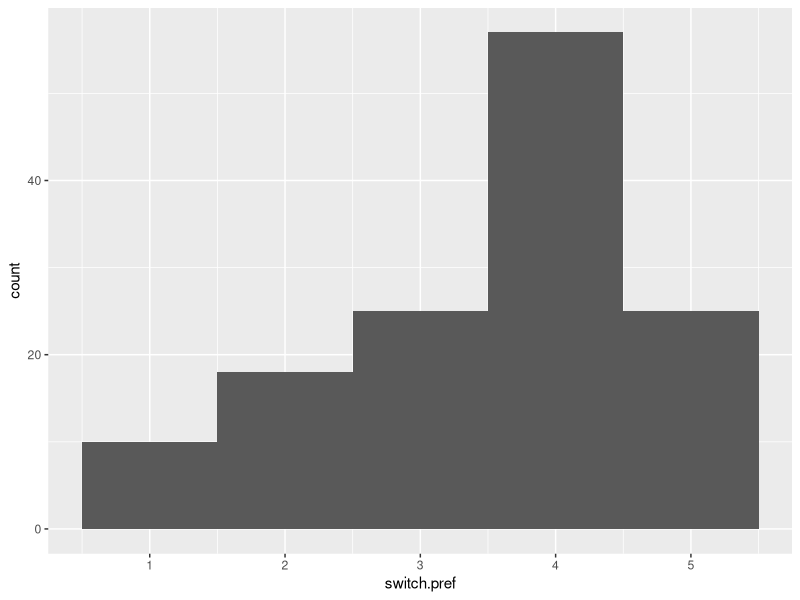
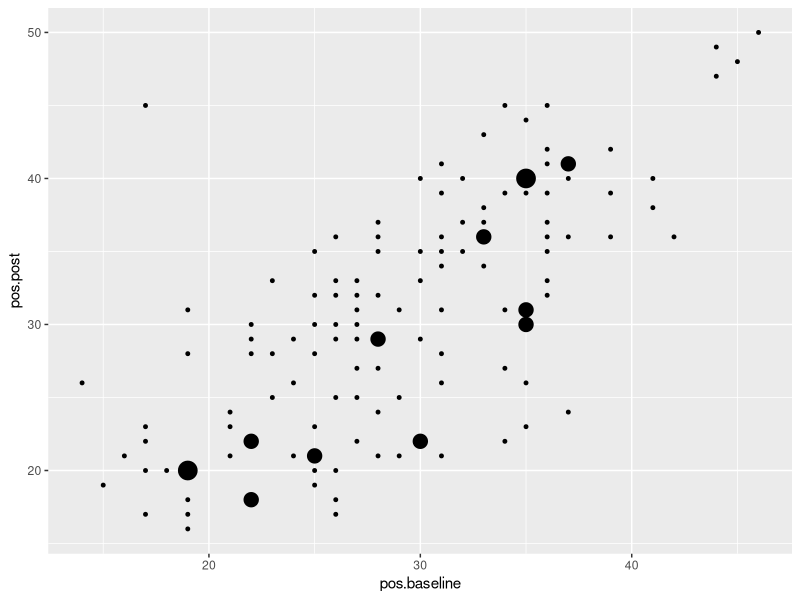

Recreate these plots in R, in order.
library(tidyverse)

## BMB: this is not what you called the data file ...
## switching_data <- read_csv("hw1 - jan. 9/data/raw/WL_switching_df.csv")
switching_data <- read_csv("hw1Jan9/data/raw/WL_switching_df.csv")

#Examining the structure of the data 
glimpse(switching_data)#examines the structure of each column - was told it is a better str()

#Examining data for problems
colSums(is.na(switching_data)) #colSums(is.na(dataframe)) shows you the missing values from each column - StackOverflow
## BMB: consider
stopifnot(!any(is.na(switching_data)))

count(switching_data, treatment, sort = TRUE) #counts number of data points in each treatment 
count(switching_data, switch.pref) #switching preference is in a likert scale. However, the numeric value would need to be change to be a categorical value to be either switching or no switching

#Histogram plot for checking if there are any values that fall outside of the likert scale 
plot_one <- ggplot(switching_data, aes(x=switch.pref))+geom_histogram(binwidth = 1)
plot_one
## BMB: how about
stopifnot(all(between(switching_data$switch.pref, 1, 5)))
## ??

#Scatter plot to check if baseline positive mood and post positive mood seem accurate 
plot_two <- ggplot(switching_data, aes(x = pos.baseline, y = pos.post)) + stat_sum() ## BMB: stat_sum to identify repeated points
plot_two + theme(legend.position = "none")

#Fixing problems and restructuring so it is ready for analysis
switching_data <- (switching_data |> mutate(treatment = as.factor(treatment), gender = as.factor(gender)))
## BMB: can use across() here
 
##saving file as RDS
## BMB: fails if dir doesn't already exist
ddir <- "hw2Jan16/data/clean"
suppressWarnings(dir.create(ddir, recursive = TRUE))
saveRDS(switching_data,
        file = file.path(ddir, "wl_switching_clean.rds"))
                   
        
